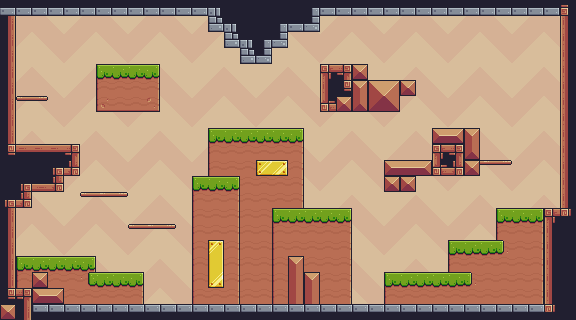

A level layout from a 2D game, rendered from its tile map. Below: a short description, then the map file with its tile-grid data intact:
An orthogonal 36x20 tile map with 16x16 px tiles, 2 tile layers (Bg, Terrain), 3 tilesets and 42 objects.

<map version="1.10" tiledversion="1.10.2" orientation="orthogonal" renderorder="right-down" width="36" height="20" tilewidth="16" tileheight="16" infinite="0" nextlayerid="8" nextobjectid="70">
 <tileset firstgid="1" source="Terrain.tsx" />
 <tileset firstgid="243" source="Obstacles..tsx" />
 <tileset firstgid="250" source="BG..tsx" />
 <layer id="2" name="Bg" width="36" height="20">
  <data encoding="csv">
0,0,0,0,0,0,0,0,0,0,0,0,0,0,0,0,0,0,0,0,0,0,0,0,0,0,0,0,0,0,0,0,0,0,0,0,
0,0,0,0,0,0,0,0,0,0,0,0,0,0,0,0,0,0,0,0,0,0,0,0,0,0,0,0,0,0,0,0,0,0,0,0,
0,0,0,0,0,0,0,0,0,0,0,0,0,0,0,0,0,0,0,0,0,0,0,0,0,0,0,0,0,0,0,0,0,0,0,0,
251,0,0,0,251,0,0,0,251,0,0,0,251,0,0,0,251,0,0,0,251,0,0,0,251,0,0,0,251,0,0,0,251,0,0,0,
0,0,0,0,0,0,0,0,0,0,0,0,0,0,0,0,0,0,0,0,0,0,0,0,0,0,0,0,0,0,0,0,0,0,0,0,
0,0,0,0,0,0,0,0,0,0,0,0,0,0,0,0,0,0,0,0,0,0,0,0,0,0,0,0,0,0,0,0,0,0,0,0,
0,0,0,0,0,0,0,0,0,0,0,0,0,0,0,0,0,0,0,0,0,0,0,0,0,0,0,0,0,0,0,0,0,0,0,0,
251,0,0,0,251,0,0,0,251,0,0,0,251,0,0,0,251,0,0,0,251,0,0,0,251,0,0,0,251,0,0,0,251,0,0,0,
0,0,0,0,0,0,0,0,0,0,0,0,0,0,0,0,0,0,0,0,0,0,0,0,0,0,0,0,0,0,0,0,0,0,0,0,
0,0,0,0,0,0,0,0,0,0,0,0,0,0,0,0,0,0,0,0,0,0,0,0,0,0,0,0,0,0,0,0,0,0,0,0,
0,0,0,0,0,0,0,0,0,0,0,0,0,0,0,0,0,0,0,0,0,0,0,0,0,0,0,0,0,0,0,0,0,0,0,0,
251,0,0,0,251,0,0,0,251,0,0,0,251,0,0,0,251,0,0,0,251,0,0,0,251,0,0,0,251,0,0,0,251,0,0,0,
0,0,0,0,0,0,0,0,0,0,0,0,0,0,0,0,0,0,0,0,0,0,0,0,0,0,0,0,0,0,0,0,0,0,0,0,
0,0,0,0,0,0,0,0,0,0,0,0,0,0,0,0,0,0,0,0,0,0,0,0,0,0,0,0,0,0,0,0,0,0,0,0,
0,0,0,0,0,0,0,0,0,0,0,0,0,0,0,0,0,0,0,0,0,0,0,0,0,0,0,0,0,0,0,0,0,0,0,0,
251,0,0,0,251,0,0,0,251,0,0,0,251,0,0,0,251,0,0,0,251,0,0,0,251,0,0,0,251,0,0,0,251,0,0,0,
0,0,0,0,0,0,0,0,0,0,0,0,0,0,0,0,0,0,0,0,0,0,0,0,0,0,0,0,0,0,0,0,0,0,0,0,
0,0,0,0,0,0,0,0,0,0,0,0,0,0,0,0,0,0,0,0,0,0,0,0,0,0,0,0,0,0,0,0,0,0,0,0,
0,0,0,0,0,0,0,0,0,0,0,0,0,0,0,0,0,0,0,0,0,0,0,0,0,0,0,0,0,0,0,0,0,0,0,0,
251,0,0,0,251,0,0,0,251,0,0,0,251,0,0,0,251,0,0,0,251,0,0,0,251,0,0,0,251,0,0,0,251,0,0,0
</data>
 </layer>
 <layer id="1" name="Terrain" width="36" height="20">
  <data encoding="csv">
46,46,46,46,46,46,46,46,46,46,46,46,46,5,24,24,24,24,24,4,46,46,46,46,46,46,46,46,46,46,46,46,46,46,46,93,
113,0,0,0,0,0,0,0,0,0,0,0,0,45,5,24,24,4,46,47,0,0,0,0,0,0,0,0,0,0,0,0,0,0,0,111,
113,0,0,0,0,0,0,0,0,0,0,0,0,0,45,5,4,47,0,0,0,0,0,0,0,0,0,0,0,0,0,0,0,0,0,111,
113,0,0,0,0,0,0,0,0,0,0,0,0,0,0,45,47,0,0,0,0,0,0,0,0,0,0,0,0,0,0,0,0,0,0,111,
113,0,0,0,0,0,7,8,8,9,0,0,0,0,0,0,0,0,0,0,89,91,35,0,0,0,0,0,0,0,0,0,0,0,0,111,
113,0,0,0,0,0,29,30,30,31,0,0,0,0,0,0,0,0,0,0,111,114,16,36,37,35,0,0,0,0,0,0,0,0,0,111,
113,40,42,0,0,0,51,52,52,53,0,0,0,0,0,0,0,0,0,0,133,35,60,58,59,0,0,0,0,0,0,0,0,0,0,111,
113,0,0,0,0,0,0,0,0,0,0,0,0,0,0,0,0,0,0,0,0,0,0,0,0,0,0,0,0,0,0,0,0,0,0,111,
113,0,0,0,0,0,0,0,0,0,0,0,0,7,8,8,8,8,9,0,0,0,0,0,0,0,0,13,15,16,0,0,0,0,0,111,
114,90,90,90,91,0,0,0,0,0,0,0,0,29,30,30,30,30,31,0,0,0,0,0,0,0,0,89,91,60,0,0,0,0,0,111,
112,112,112,92,135,0,0,0,0,0,0,0,0,29,30,30,194,196,31,0,0,0,0,0,13,14,15,133,135,35,41,42,0,0,0,111,
112,92,134,135,0,0,0,0,0,0,0,0,7,8,9,30,30,30,31,0,0,0,0,0,35,35,0,0,0,0,0,0,0,0,0,111,
92,135,0,0,0,40,41,42,0,0,0,0,29,30,31,30,30,30,31,0,0,0,0,0,0,0,0,0,0,0,0,0,0,0,0,111,
113,0,0,0,0,0,0,0,0,0,0,0,29,30,31,30,30,7,8,8,8,9,0,0,0,0,0,0,0,0,0,7,8,9,89,115,
113,0,0,0,0,0,0,0,40,41,42,0,29,30,31,30,30,29,30,30,30,31,0,0,0,0,0,0,0,0,0,29,30,31,111,112,
113,0,0,0,0,0,0,0,0,0,0,0,29,197,31,30,30,29,30,30,30,31,0,0,0,0,0,0,7,8,8,33,30,31,111,112,
113,7,8,8,8,9,0,0,0,0,0,0,29,219,31,30,30,29,16,30,30,31,0,0,0,0,0,0,29,30,30,30,30,31,111,112,
113,29,35,30,30,32,8,8,9,0,0,0,29,241,31,30,30,29,38,16,30,31,0,0,7,8,8,8,8,33,30,30,30,31,111,112,
114,91,13,15,30,30,30,30,31,0,0,0,29,30,31,30,30,29,38,38,30,31,0,0,29,30,30,30,30,30,30,30,30,31,111,112,
35,113,2,2,2,2,2,2,2,2,2,2,2,2,2,2,2,2,2,2,2,2,2,2,2,2,2,2,2,2,2,2,2,2,115,112
</data>
 </layer>
 <objectgroup id="3" name="obstacles">
  <object id="1" gid="245" x="144" y="304" width="16" height="16" />
  <object id="2" gid="245" x="160" y="304" width="16" height="16" />
  <object id="3" gid="245" x="176" y="304" width="16" height="16" />
  <object id="4" gid="245" x="352" y="304" width="16" height="16" />
  <object id="5" gid="245" x="368" y="304" width="16" height="16" />
  <object id="11" gid="245" x="256" y="64" width="16" height="16" rotation="-180" />
  <object id="12" gid="245" x="272" y="64" width="16" height="16" rotation="-180" />
  <object id="13" gid="245" x="112" y="16" width="16" height="16" rotation="-180" />
  <object id="14" gid="245" x="128" y="16" width="16" height="16" rotation="-180" />
  <object id="15" gid="245" x="144" y="16" width="16" height="16" rotation="-180" />
  <object id="16" gid="245" x="160" y="16" width="16" height="16" rotation="-180" />
  <object id="18" gid="243" x="144" y="176" width="38" height="38" />
  <object id="23" gid="244" x="179.875" y="161.375" width="8" height="8" />
  <object id="24" gid="244" x="183.625" y="161.375" width="8" height="8" />
  <object id="25" gid="244" x="187.5" y="161.375" width="8" height="8" />
  <object id="26" gid="244" x="191.5" y="161.375" width="8" height="8" />
  <object id="27" gid="244" x="195.25" y="161.375" width="8" height="8" />
  <object id="28" gid="244" x="199.125" y="161.375" width="8" height="8" />
  <object id="29" gid="244" x="202.125" y="161.375" width="8" height="8" />
  <object id="30" gid="243" x="336" y="176" width="38" height="38" />
  <object id="33" gid="244" x="352" y="144" width="8" height="8" />
  <object id="34" gid="244" x="352" y="139.818" width="8" height="8" />
  <object id="35" gid="244" x="352" y="136" width="8" height="8" />
  <object id="36" gid="244" x="352" y="132.364" width="8" height="8" />
  <object id="37" gid="244" x="352" y="128.75" width="8" height="8" />
  <object id="38" gid="244" x="352.125" y="124.625" width="8" height="8" />
  <object id="39" gid="244" x="352.125" y="120.75" width="8" height="8" />
  <object id="40" gid="244" x="352.125" y="117.375" width="8" height="8" />
 </objectgroup>
 <objectgroup id="7" name="Colliders">
  <object id="56" x="560.5" y="15">
   <polyline points="0,0 -0.5,193 -16.5,193 -16.5,289 15.5,289 15.5,1" />
  </object>
  <object id="57" x="544" y="304">
   <polyline points="0,0 -512,0 -512,-16 -528,-16" />
  </object>
  <object id="58" x="16" y="288">
   <polyline points="0,0 0,-80 16,-80 16,-96 48,-96 48,-112 64,-112 64,-144 0,-144 0,-272" />
  </object>
  <object id="59" x="16" y="96">
   <polyline points="0,0 32,0" />
  </object>
  <object id="60" x="96" y="64">
   <polyline points="0,0 0,48 64,48 64,0 0,0" />
  </object>
  <object id="61" x="16" y="16">
   <polyline points="0,0 192,0 192,16 208,16 208,32 224,32 224,48 256,48 256,32 272,32 272,16 304,16 304,0 544,0" />
  </object>
  <object id="62" x="320" y="64">
   <polygon points="0,0 0,48 80,48 80,32 96,32 96,16 48,16 48,0" />
  </object>
  <object id="63" x="454.5" y="139">
   <polyline points="0,0 -20.5,-11.5 25.5,-11 25.5,37 -38.5,37 -38.5,53 -70.5,53 -70.5,21 -22.5,21 -22.5,-11" />
  </object>
  <object id="64" x="480" y="160">
   <polyline points="0,0 32,0" />
  </object>
  <object id="65" x="544" y="208">
   <polyline points="0,0 -48,0 -48,32 -96,32 -96,64 -160,64 -160,96" />
  </object>
  <object id="66" x="352" y="304">
   <polyline points="0,0 0,-96 -48,-96 -48,-176 -144,-176 -144,-128 -160,-128 -160,0" />
  </object>
  <object id="67" x="16" y="256">
   <polyline points="0,0 80,0 80,16 128,16 128,48" />
  </object>
  <object id="68" x="128" y="224">
   <polyline points="0,0 48,0" />
  </object>
  <object id="69" x="80" y="192">
   <polyline points="0,0 48,0" />
  </object>
 </objectgroup>
</map>
